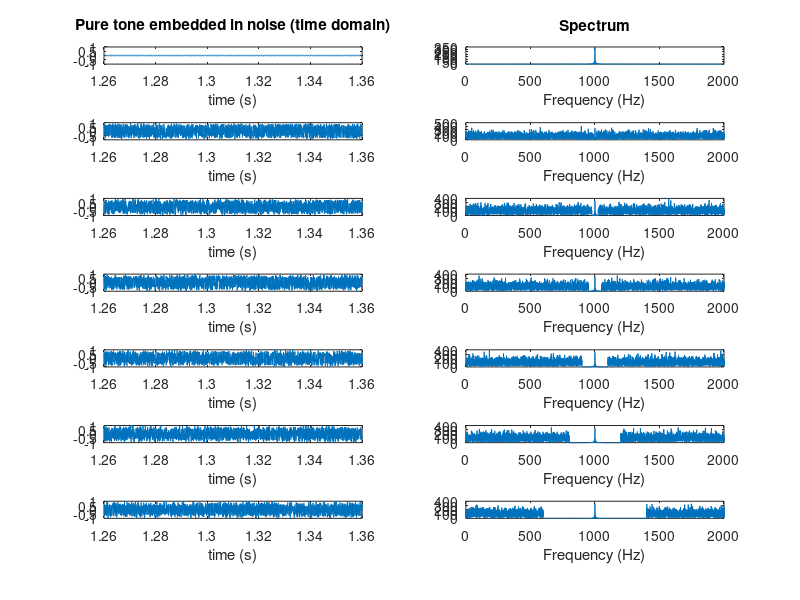

Here is the MATLAB script that generated this plot:

f_pt = 1000; % frequency of pure tone(Hz)
bandwidth = [inf 20 50 100 200 400 800]; %bandwidth  of noise/notch
bandpass = false; % if set to false, uses notch noise instead of bandlimited noise
pt_duration = .5; % in seconds
noise_duration = 3; % in seconds
pt_amplitude = 0.07; % amplitude of pure tone, normalized between 0 and 1
noiseAmplitude = 0.5; %(rms) amplitude of noise
sampleRate = 20000; % samples per second (Hz)
durationToPlot = 0.1;
maxFrequencyPlot = 2*f_pt;
writeToFile = 0;
fileExtension = '.wav'; %other options are '.ogg','.flac' and '.mp4'
offsetTime = (noise_duration - pt_duration)/2; %when the pure tone is presented within the noise

gatingTime = 0.01; % ramping time at the onset and offset of each sound
gatingSamples = round(gatingTime*sampleRate);
gatingEnveloppe = sqrt(1-cos((0:gatingSamples-1)/(gatingSamples-1)).^2);
samplesToPlot = gatingSamples + offsetTime*sampleRate + (1:round(durationToPlot*sampleRate));

%time vectors (in seconds)
t_pt = (1:sampleRate*pt_duration)/sampleRate;
nSamples_pt = length(t_pt);
t_noise = (1:sampleRate*noise_duration)/sampleRate;
nSamples_noise = length(t_noise);

% make pure tone
pureTone = pt_amplitude * sin(t_pt*f_pt*2*pi);
%gate onset and offset (to avoid clicks)
pureTone(1:gatingSamples) = pureTone(1:gatingSamples) .* gatingEnveloppe;
pureTone(end-gatingSamples+1:end) = pureTone(end-gatingSamples+1:end) .* fliplr(gatingEnveloppe);

figure('units','normalized','outerposition',[0 0 1 1]);
nBandwidths=length(bandwidth);
for b = 1:nBandwidths
  % make noise
  noise = rand(size(t_noise))-0.5;
  noise = noise/rms(noise)*noiseAmplitude; %set rms level 
  %gate onset and offset (to avoid clicks)
  noise(1:gatingSamples) = noise(1:gatingSamples) .* gatingEnveloppe;
  noise(end-gatingSamples+1:end) = noise(end-gatingSamples+1:end) .* fliplr(gatingEnveloppe);
  % filter noise
  noise_spectrum = fft(noise);
  noise_phase = angle(noise_spectrum);
  noise_amplitude = abs(noise_spectrum);
  % select frequencies
  bp_low = f_pt - bandwidth(b)/2; % low frequency of bandpass/notch noise
  bp_high = f_pt + bandwidth(b)/2; % high frequency of bandpass/notch noise
  frequencies_noise = sampleRate*(0:nSamples_noise/2-1)/nSamples_noise;
  if  bandpass
    filter = (frequencies_noise < bp_high) & (frequencies_noise > bp_low);
  else
    filter = (frequencies_noise > bp_high) | (frequencies_noise < bp_low);
  end
  %duplicate filter for negative frequencies
  filter = [filter fliplr(filter)];
  %apply filter
  noise_amplitude = noise_amplitude .* filter;
  noise_spectrum = noise_amplitude .* exp(1j * noise_phase); 
  % inverse FFT
  noise = real(ifft(noise_spectrum));
  % noise = noise/rms(noise)*noiseAmplitude; %set rms level 

  % add both sound
  bothSounds = noise;
  bothSounds(offsetTime*sampleRate+(1:pt_duration*sampleRate)) = pureTone+noise(offsetTime*sampleRate+(1:pt_duration*sampleRate));
  both_spectrum = fft(bothSounds);

  % %add tones, but shifted in time
  % timeShift = 0.2; %in seconds
  % shiftedTones = [pureTone zeros(1,timeShift*sampleRate)] + [zeros(1,timeShift*sampleRate) noise];
  % shiftedT = (1:sampleRate*(duration+timeShift))/sampleRate;
  % shiftedSamplesToPlot = round((timeShift-durationToPlot/2)*sampleRate):round((timeShift+durationToPlot/2)*sampleRate);

  %write files
  if writeToFile
    audiowrite(['bothSounds' fileExtension],bothSounds,sampleRate); %need to change the file name
  end

  %play both together
  subplot(nBandwidths,2,(b-1)*2+1);
  plot(t_noise(samplesToPlot),bothSounds(samplesToPlot));
  if b==1
    title('Pure tone embedded in noise (time domain)');
  end
  xlabel('time (s)');
  ylim(2*[-noiseAmplitude noiseAmplitude]);
  subplot(nBandwidths,2,(b-1)*2+2)
  plot(frequencies_noise,abs(both_spectrum(1:end/2)));
  if b==1
    title('Spectrum');
  end
  xlabel('Frequency (Hz)');
  xlim([0 maxFrequencyPlot]);
  sound(bothSounds,sampleRate);
  pause(noise_duration+.5)

end
